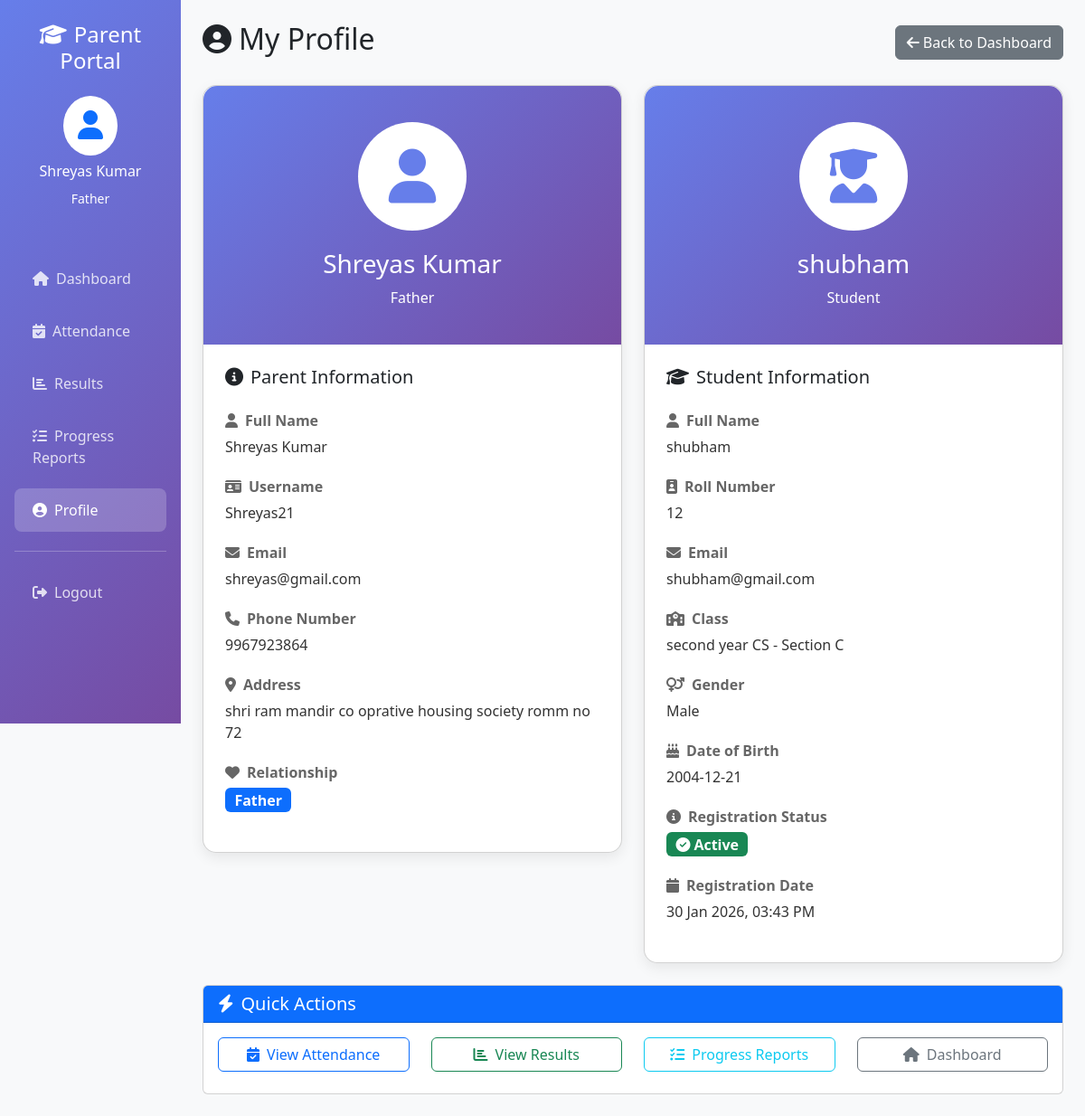
Page /parent/profile/ (signed in) on the committed database.
### resultapp/models.py (models this page shows, shortened)
class Parent(models.Model):
    RELATIONSHIP_CHOICES = [
        ('father', 'Father'),
        ('mother', 'Mother'),
        ('guardian', 'Guardian'),
    ]
    user = models.OneToOneField(User, on_delete=models.CASCADE)
    phone = models.CharField(max_length=15, blank=True, null=True)
    address = models.TextField(blank=True, null=True)
    student = models.ForeignKey(Student, on_delete=models.CASCADE, related_name='parents')
    relationship = models.CharField(max_length=50, choices=RELATIONSHIP_CHOICES, blank=True, null=True)
    created_at = models.DateTimeField(auto_now_add=True)
    updated_at = models.DateTimeField(auto_now=True)

class Student(models.Model):
    GENDER_CHOICES = [
        ('male', 'Male'),
        ('female', 'Female'),
        ('other', 'Other'),
    ]
    name = models.CharField(max_length=200)
    roll_id = models.CharField(max_length=20, unique=True)
    email = models.EmailField(max_length=50, unique=True)
    gender = models.CharField(max_length=10, choices=GENDER_CHOICES)
    dob = models.CharField(max_length=20)
    student_class = models.ForeignKey(Class, on_delete=models.SET_NULL, null=True)
    reg_date = models.DateTimeField(auto_now_add=True)
    updation_date = models.DateTimeField(auto_now=True)
    status = models.IntegerField(default=1)
    photo = models.ImageField(upload_to='student_faces/', null=True, blank=True)

class Class(models.Model):
    class_name = models.CharField(max_length=100)
    class_numeric = models.IntegerField()
    section = models.CharField(max_length=10)
    creation_date = models.DateTimeField(auto_now_add=True)
    updation_date = models.DateTimeField(auto_now=True)
    class Meta:
        verbose_name_plural = "Classes"

### resultapp/views.py (the view)
# urls.py: path('parent/profile/', parent_profile, name='parent_profile'),
@login_required(login_url='parent_login')
def parent_profile(request):
    try:
        parent = Parent.objects.get(user=request.user)
        return render(request, 'parent/profile.html', {
            'parent': parent,
            'student': parent.student,
        })
    except Parent.DoesNotExist:
        messages.error(request, 'Parent profile not found.')
        return redirect('parent_login')

### StudentResultManagement/resultapp/templates/parent/profile.html (shortened to what this page needs)
{% load static %}
<!DOCTYPE html>
<html lang="en">
<head>
    <link href="https://cdn.jsdelivr.net/npm/bootstrap@5.3.0/dist/css/bootstrap.min.css" rel="stylesheet">
    <link rel="stylesheet" href="https://cdnjs.cloudflare.com/ajax/libs/font-awesome/6.4.0/css/all.min.css">
</head>
<body>
    <div class="container-fluid">
        <div class="row">
            <div class="col-md-2 sidebar p-0">
                <div class="p-4">
                    <h4 class="text-center mb-4">
                        <i class="fas fa-graduation-cap me-2"></i>Parent Portal
                    </h4>
                    <div class="text-center mb-4">
                        <div class="bg-white rounded-circle d-inline-block p-3 mb-2">
                            <i class="fas fa-user fa-2x text-primary"></i>
                        </div>
                        <h6>{{ parent.user.get_full_name }}</h6>
                        <small>{{ parent.get_relationship_display }}</small>
                    </div>
                </div>
                <nav class="nav flex-column px-3">
                    <a class="nav-link" href="{% url 'parent_dashboard' %}">
                        <i class="fas fa-home me-2"></i>Dashboard
                    </a>
                    <a class="nav-link" href="{% url 'parent_attendance' %}">
                        <i class="fas fa-calendar-check me-2"></i>Attendance
                    </a>
                    <a class="nav-link" href="{% url 'parent_results' %}">
                        <i class="fas fa-chart-bar me-2"></i>Results
                    </a>
                    <a class="nav-link" href="{% url 'parent_progress' %}">
                        <i class="fas fa-tasks me-2"></i>Progress Reports
                    </a>
                    <a class="nav-link active" href="{% url 'parent_profile' %}">
                        <i class="fas fa-user-circle me-2"></i>Profile
                    </a>
                    <hr class="bg-white">
                    <a class="nav-link" href="{% url 'parent_logout' %}">
                        <i class="fas fa-sign-out-alt me-2"></i>Logout
                    </a>
                </nav>
            </div>
            <div class="col-md-10 p-4">
                <div class="d-flex justify-content-between align-items-center mb-4">
                    <h2><i class="fas fa-user-circle me-2"></i>My Profile</h2>
                    <a href="{% url 'parent_dashboard' %}" class="btn btn-secondary">
                        <i class="fas fa-arrow-left me-1"></i>Back to Dashboard
                    </a>
                </div>
                <div class="row">
                    <div class="col-md-6 mb-4">
                        <div class="card profile-card">
                            <div class="profile-header">
                                <div class="profile-avatar">
                                    <i class="fas fa-user"></i>
                                </div>
                                <h3>{{ parent.user.get_full_name }}</h3>
                                <p class="mb-0">{{ parent.get_relationship_display }}</p>
                            </div>
                            <div class="card-body p-4">
                                <h5 class="mb-4"><i class="fas fa-info-circle me-2"></i>Parent Information</h5>
                                <div class="mb-3">
                                    <div class="info-label"><i class="fas fa-user me-2"></i>Full Name</div>
                                    <div class="info-value">{{ parent.user.get_full_name }}</div>
                                </div>
                                <div class="mb-3">
                                    <div class="info-label"><i class="fas fa-id-card me-2"></i>Username</div>
                                    <div class="info-value">{{ parent.user.username }}</div>
                                </div>
                                <div class="mb-3">
                                    <div class="info-label"><i class="fas fa-envelope me-2"></i>Email</div>
                                    <div class="info-value">{{ parent.user.email|default:"Not provided" }}</div>
                                </div>
                                <div class="mb-3">
                                    <div class="info-label"><i class="fas fa-phone me-2"></i>Phone Number</div>
                                    <div class="info-value">{{ parent.phone|default:"Not provided" }}</div>
                                </div>
                                <div class="mb-3">
                                    <div class="info-label"><i class="fas fa-map-marker-alt me-2"></i>Address</div>
                                    <div class="info-value">{{ parent.address|default:"Not provided" }}</div>
                                </div>
                                <div class="mb-3">
                                    <div class="info-label"><i class="fas fa-heart me-2"></i>Relationship</div>
                                    <div class="info-value">
                                        <span class="badge bg-primary fs-6">{{ parent.get_relationship_display }}</span>
                                    </div>
                                </div>
                            </div>
                        </div>
                    </div>
                    <div class="col-md-6 mb-4">
                        <div class="card profile-card">
                            <div class="profile-header">
                                <div class="profile-avatar">
                                    <i class="fas fa-user-graduate"></i>
                                </div>
                                <h3>{{ student.name }}</h3>
                                <p class="mb-0">Student</p>
                            </div>
                            <div class="card-body p-4">
                                <h5 class="mb-4"><i class="fas fa-graduation-cap me-2"></i>Student Information</h5>
                                <div class="mb-3">
                                    <div class="info-label"><i class="fas fa-user me-2"></i>Full Name</div>
                                    <div class="info-value">{{ student.name }}</div>
                                </div>
                                <div class="mb-3">
                                    <div class="info-label"><i class="fas fa-id-badge me-2"></i>Roll Number</div>
                                    <div class="info-value">{{ student.roll_id }}</div>
                                </div>
                                <div class="mb-3">
                                    <div class="info-label"><i class="fas fa-envelope me-2"></i>Email</div>
                                    <div class="info-value">{{ student.email|default:"Not provided" }}</div>
                                </div>
                                <div class="mb-3">
                                    <div class="info-label"><i class="fas fa-school me-2"></i>Class</div>
                                    <div class="info-value">{{ student.student_class.class_name }} - Section {{ student.student_class.section }}</div>
                                </div>
                                <div class="mb-3">
                                    <div class="info-label"><i class="fas fa-venus-mars me-2"></i>Gender</div>
                                    <div class="info-value">
                                        {% if student.gender == 'male' %}
                                            <i class="fas fa-mars text-primary me-1"></i>Male
                                        {% elif student.gender == 'female' %}
                                            <i class="fas fa-venus text-danger me-1"></i>Female
                                        {% else %}
                                            {{ student.gender|title }}
                                        {% endif %}
                                    </div>
                                </div>
                                <div class="mb-3">
                                    <div class="info-label"><i class="fas fa-birthday-cake me-2"></i>Date of Birth</div>
                                    <div class="info-value">{{ student.dob|default:"Not provided" }}</div>
                                </div>
                                <div class="mb-3">
                                    <div class="info-label"><i class="fas fa-info-circle me-2"></i>Registration Status</div>
                                    <div class="info-value">
                                        {% if student.status == 1 %}
                                            <span class="badge bg-success fs-6">
                                                <i class="fas fa-check-circle me-1"></i>Active
                                            </span>
                                        {% else %}
                                            <span class="badge bg-danger fs-6">
                                                <i class="fas fa-times-circle me-1"></i>Inactive
                                            </span>
                                        {% endif %}
                                    </div>
                                </div>
                                <div class="mb-3">
                                    <div class="info-label"><i class="fas fa-calendar me-2"></i>Registration Date</div>
                                    <div class="info-value">{{ student.reg_date|date:"d M Y, h:i A" }}</div>
                                </div>
                            </div>
                        </div>
                    </div>
                </div>
                <div class="card">
                    <div class="card-header bg-primary text-white">
                        <h5 class="mb-0"><i class="fas fa-bolt me-2"></i>Quick Actions</h5>
                    </div>
                    <div class="card-body">
                        <div class="row">
                            <div class="col-md-3">
                                <a href="{% url 'parent_attendance' %}" class="btn btn-outline-primary w-100 mb-2">
                                    <i class="fas fa-calendar-check me-2"></i>View Attendance
                                </a>
                            </div>
                            <div class="col-md-3">
                                <a href="{% url 'parent_results' %}" class="btn btn-outline-success w-100 mb-2">
                                    <i class="fas fa-chart-bar me-2"></i>View Results
                                </a>
                            </div>
                            <div class="col-md-3">
                                <a href="{% url 'parent_progress' %}" class="btn btn-outline-info w-100 mb-2">
                                    <i class="fas fa-tasks me-2"></i>Progress Reports
                                </a>
                            </div>
                            <div class="col-md-3">
                                <a href="{% url 'parent_dashboard' %}" class="btn btn-outline-secondary w-100 mb-2">
                                    <i class="fas fa-home me-2"></i>Dashboard
                                </a>
                            </div>
                        </div>
                    </div>
                </div>
            </div>
        </div>
    </div>
</body>
</html>

### StudentResultManagement/resultapp/templates/parent/profile.html (style rules this page uses)
:root { --primary-color: #667eea; --secondary-color: #764ba2; }
body { background-color: #f8f9fa; }
.sidebar { background: linear-gradient(135deg, #667eea 0%, #764ba2 100%); min-height: 100vh; color: white; position: sticky; top: 0; height: 100vh; overflow-y: auto; }
.sidebar .nav-link { color: rgba(255,255,255,0.8); padding: 12px 20px; margin: 5px 0; border-radius: 8px; transition: all 0.3s; }
.sidebar .nav-link:hover, .sidebar .nav-link.active { background: rgba(255,255,255,0.2); color: white; }
.profile-card { border-radius: 15px; box-shadow: 0 5px 15px rgba(0,0,0,0.08); }
.profile-header { background: linear-gradient(135deg, #667eea 0%, #764ba2 100%); color: white; padding: 40px; border-radius: 15px 15px 0 0; text-align: center; }
.profile-avatar { width: 120px; height: 120px; border-radius: 50%; background: white; display: inline-flex; align-items: center; justify-content: center; margin-bottom: 20px; border: 5px solid rgba(255,255,255,0.3); }
.profile-avatar i { font-size: 60px; color: var(--primary-color); }
.info-label { font-weight: 600; color: #666; margin-bottom: 5px; }
.info-value { color: #333; font-size: 16px; margin-bottom: 20px; }

### rows in the picture
Parent: user.get_full_name "Shreyas Kumar", relationship "Father", user.username "Shreyas21", user.email "shreyas@gmail.com", phone "9967923864", address "shri ram mandir co oprative housing society romm no 72"
Student: name "shubham", roll_id "12", email "shubham@gmail.com", student_class.class_name "second year CS", student_class.section "C", gender "Male", dob "2004-12-21", reg_date "30 Jan 2026, 03:43 PM"
